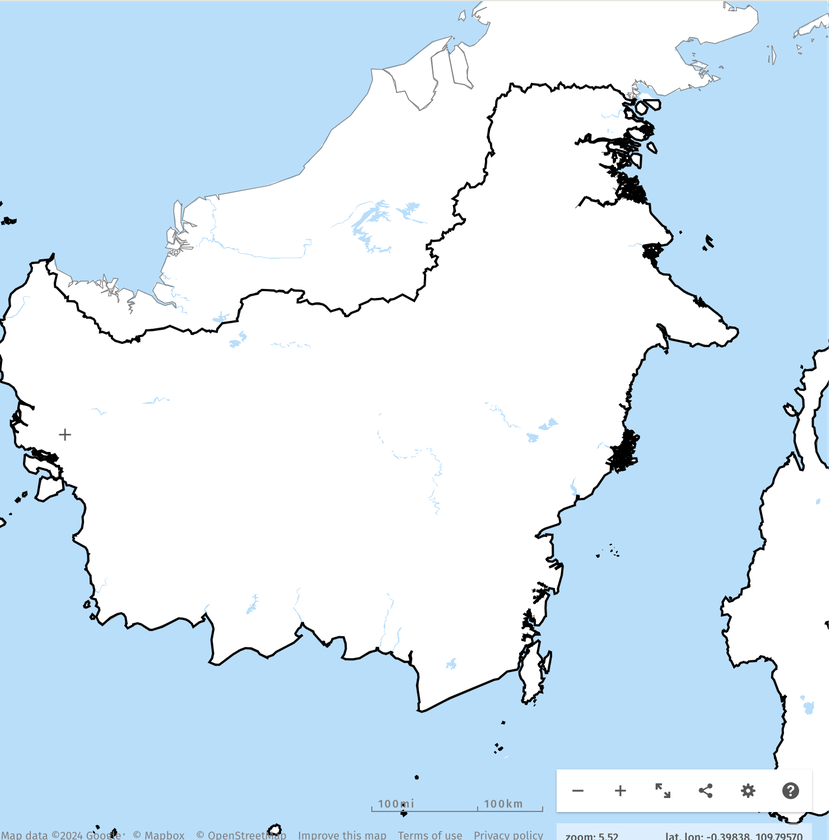
#> input picture no_label.png, 840 x 840 px, shrunk from 1500 x 1500 before the run
$ python substract_img.py
#> lines starting #> are read from the running program, lines starting #| are printed output that depends on the picture
from PIL import Image

def subtract_images(image1_path, image2_path, output_path):
    # Open the images
#> called with image1_path = 'no_label.png', image2_path = 'RPSO_palm_oil.png', output_path = 'RPSO_palm_oil_bitmap.png'
    image1 = Image.open(image1_path)
#> image1 is the input picture: PIL image 840x840 RGBA; mean R, G, B, A 211.7, 229.7, 243.2, 251.6
    image2 = Image.open(image2_path)
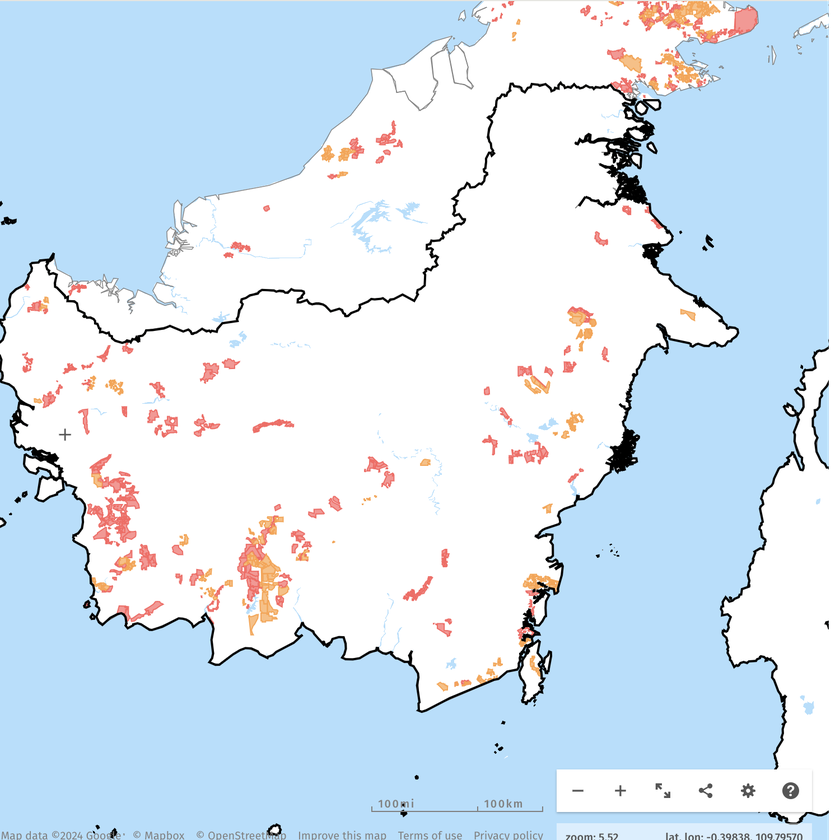
#> input picture RPSO_palm_oil.png, 840 x 840 px, shrunk from 1500 x 1500 before the run
#> image2 is the input picture: PIL image 840x840 RGBA; mean R, G, B, A 211.3, 226.7, 239.4, 251.6

    # Ensure the images have the same size
    if image1.size != image2.size:
        raise ValueError("Images must have the same dimensions")

    # Get pixel access objects
    pixels1 = image1.load()
    pixels2 = image2.load()

    # Create a new image for the result
    result_image = Image.new("RGB", image1.size)
#> result_image: PIL image 840x840 RGB; every value is 0

    # Iterate over each pixel and subtract corresponding pixel values
    for x in range(image1.width):
        for y in range(image1.height):
            # Get pixel values from each image
            r1, g1, b1, a1 = pixels1[x, y]
            r2, g2, b2, a2 = pixels2[x, y]
            # Perform subtraction and ensure the result is within 0-255 range
            r = max(0, min(r1 - r2, 255))
            g = max(0, min(g1 - g2, 255))
            b = max(0, min(b1 - b2, 255))
            # Set the pixel value in the result image
            result_image.putpixel((x, y), (r, g, b))
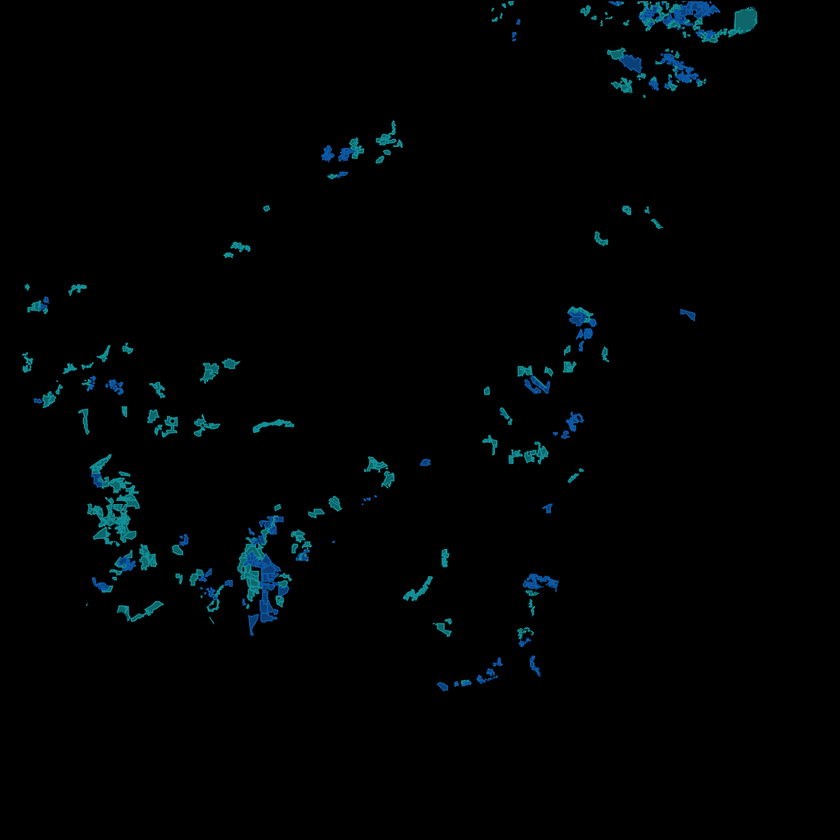
#> result_image: PIL image 840x840 RGB; mean R, G, B 0.4, 3, 3.8

    # Save the result image
    result_image.save(output_path)

# Example usage
image2_path = "RPSO_palm_oil.png"
image1_path = "no_label.png"
output_path = "RPSO_palm_oil_bitmap.png"

subtract_images(image1_path, image2_path, output_path)
